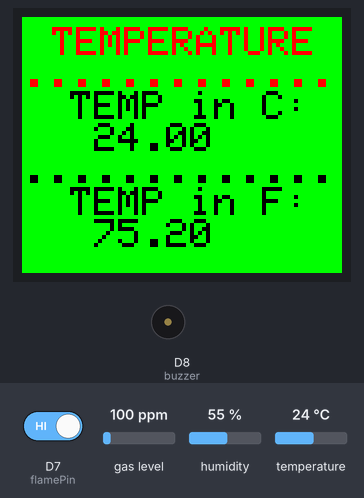
Simulated run of this sketch. Board: ESP8266 (NodeMCU). On the bench: 160×128 colour display, buzzer (waves = sounding). Inputs (shaded band) come from the test bench; at power-on: D7 (flamePin) HIGH, temperature 24 °C, gas level 100 ppm, humidity 55 %. WiFi joins after 1.5 s; servers stay silent unless stated; what the sketch prints to the serial monitor is not drawn.

Above: at 11.2 s.
11.3 s: D7 (flamePin) driven LOW
At 19.5 s:
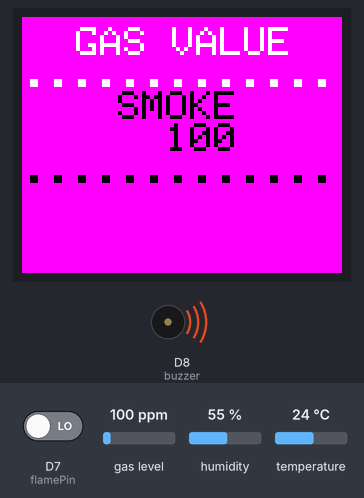
20.3 s: temperature set to 12 °C
At 34.2 s:
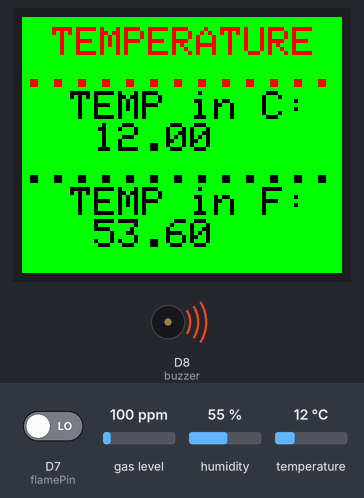
34.3 s: D7 (flamePin) driven HIGH
48.3 s: gas level set to 20 ppm
At 61.3 s:
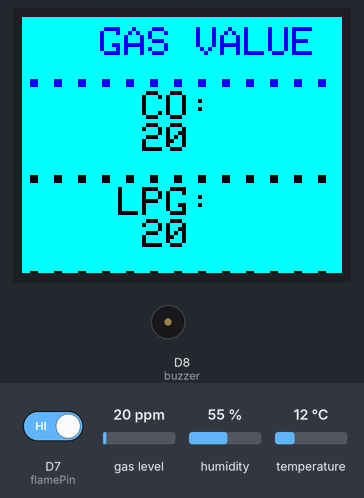
62.3 s: humidity set to 22 %
At 69.7 s:
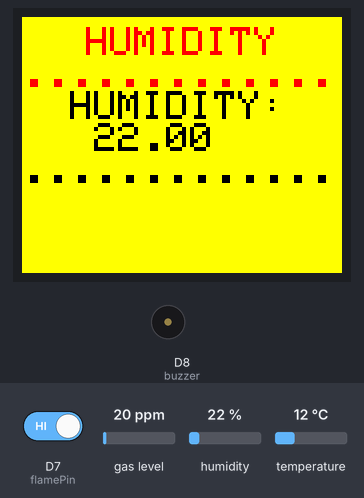
72.8 s: gas level set to 250 ppm
At 85.3 s:
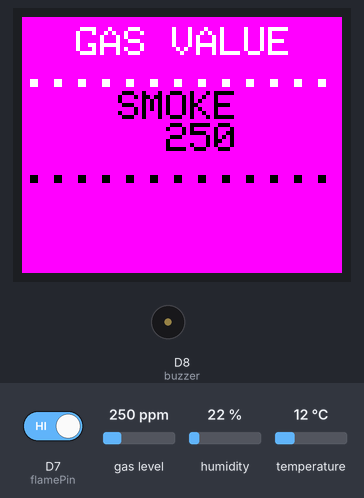
Timing chart, 0 to 86.8 s (numbered marks = the images above; inputs shaded):
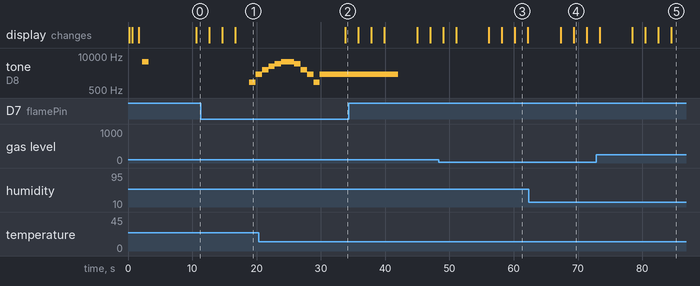

The sketch:

Firebase_test.ino
```cpp
#include <Adafruit_GFX.h>    // Core graphics library for TFT Dispaly
#include <Adafruit_ST7735.h> // Hardware-specific library for TFT Display
#include <SPI.h> //The Serial Peripheral Interface is a synchronous serial communication interface specification used for short-distance communication, primarily in embedded systems.
#include <MQ2.h>//MQ-2 Gas sensor library
#include <ESP8266WiFi.h>//ESP8266 Wi-Fi library for connecting the ESP8266 to the internet
#include <FirebaseArduino.h>//Libary for sending the data gathered by ESP8266 to Firebase Realtime Database
#include <DHT.h>//DHT-11 Temperature and Humidity sensor

/*Pin declaration of the 1.8" TFT display*/
#define TFT_CS     D1 //TFT Display CS Pin connected to D1 of the NodeMCU
#define TFT_RST    D3 //TFT Display Reset Pin connected to D3 of the NodeMCU
#define TFT_DC     D5 //TFT Display A0 Pin connected to D5 of the NodeMCU
#define TFT_SCLK D0  //TFT Display SCK Pin connected to D0 of the NodeMCU
#define TFT_MOSI D2  //TFT Display SDS Pin connected to D2 of the NodeMCU
Adafruit_ST7735 tft = Adafruit_ST7735(TFT_CS, TFT_DC, TFT_MOSI, TFT_SCLK, TFT_RST);

/*Declaration of the WIFI-SSID and Password*/
#define WIFI_SSID "Xperia XA1 Ultra_2634" //WIFI SSID hidden due to security reason
#define WIFI_PASSWORD "fb9085061cda" //WIFI Password hidden due to security reason
/*Declaration of the Firebase Host and authentication code*/
#define FIREBASE_HOST "testfirebase-a025c.firebaseio.com" //Firebase Host hidden due to security reason
#define FIREBASE_AUTH "2RBVeAtAtfBKjOvUmouO7BXPTdKX0ByK92xYWN3S" // Firebase Authentication Code hidden due to security reason


//Declaration of the sensors pin
const int flamePin = D7;//Flame senor's D0 pin connected to D7
int Flame = HIGH;//Flame sensor was set to HIGH mode
DHT dht;//The DHT term for the DHT 11 sensor will be used as "dht"
int Analog_Input = A0; // Analog Pin was declared as A0
int lpg, co, smoke;//Declaration of the integer for LPG, Smoke, CarbonMonoxide value
MQ2 mq2(Analog_Input);//The MQ2 term for the MQ-2 gas sensor will be used as "mq2" with A0 pin connected with the development board
const int buzzer = D8;// Declaration of the +V buzzer pin connected to pin no D8 of the Arduino


void setup(void) {
              Serial.begin(9600);
              Serial.print("Hello");
              // Use this initializer if you're using a 1.8" TFT
              tft.initR(INITR_BLACKTAB);   // initialize a ST7735S chip, black tab
              Serial.println("Initialized");
              //Used to calculate the intilisation time
              uint16_t time = millis();
              tft.fillScreen(ST7735_WHITE);//Sets the backgrund colur as white
              time = millis() - time;
              Serial.println(time, DEC);//Print the intilisation time of the TFT Display
              delay(500);
              tft.setRotation(1);//Rotate screen only 1 time
              tft.setCursor(50, 50);//Sets the cursor at x=50 and y=50
              tft.setTextColor(ST7735_BLACK);//Sets the text colour as black
              tft.setTextSize(2.5);//Sets the text size to 2.5
              tft.println("HELLO");//Prints HELLO
              tft.setTextSize(2.5);//Sets the text size to 2.5
              tft.print("   ALEKHAYA");//Prints ALEKHAYA with spaces
              delay(1000);//delays by 1000ms
              tft.fillScreen(ST7735_WHITE);//Sets the backgrund colur as white
              tft.setCursor(40, 50);//Sets the cursor at x=40 and y=50
              tft.setTextColor(ST7735_BLACK);//Sets the text colour as black
              tft.setTextSize(2.5);//Sets the text size to 2.5
              tft.print("LOADING");//Prints out LOADING
              delay(500);//delays by 500ms

              pinMode(buzzer, OUTPUT); //Specifying buzzer pin as output
              pinMode(flamePin, INPUT);//Specifying the flame digital pin as input
              tone(buzzer, 6000);//The buzzer produces a beeping noise at 6000Hz
              delay(1000);//Delays by 1000ms
              noTone(buzzer); //stops the beeping of the buzzer

              dht.setup(D6);//DHT11 initialization
              delay(2000);//delays by 2000ms
              Serial.println('\n');
              mq2.begin();//MQ-2 Gas Sensor initialization
              wifiConnect(); //User defined function
              Firebase.begin(FIREBASE_HOST, FIREBASE_AUTH);//Firebase initialization
              delay(10);
}


void loop()
{
                 /* DHT11 sensor*/
                  delay(dht.getMinimumSamplingPeriod()); //Delay of amount equal to sampling period
                  float humidity = dht.getHumidity();// Get humidity value measured by the DHT 11 sensor in percentage
                  float temperature = dht.getTemperature();//Get temperature value measured by the DHT 11 sensor in celsius
                  float temperature_F=temperature*9/5+32;//Convert the temperature value measured by the DHT 11 sensor in celsius to Fahrenheit
                  Firebase.setFloat("DHT/Json/temp",temperature); //Create and update the Celsius value on Firebase
                  Firebase.setFloat("DHT/Json/temp_F",temperature_F);//Create and update the Fahrenheit value on Firebase
                  Firebase.setFloat("DHT/Json/hum",humidity);//Create and update the Humidity value on Firebase

                  /*MQ-2 Gas sensor*/
                  float* values= mq2.read(true); //set it false if you don't want to print the values in the Serial
                  lpg = mq2.readLPG();
                  co = mq2.readCO();
                  smoke = mq2.readSmoke();
                  Firebase.setFloat("SmokeSensor/Json/smoke",smoke);
                  Firebase.setFloat("SmokeSensor/Json/co",co);
                  Firebase.setFloat("SmokeSensor/Json/lpg",lpg);

                /*TFT Display print*/
                  tft.setTextWrap(false);// If there are any extra characters, then the cursor will go to the next line and print the remaning characters
                  tft.setCursor(15, 5);
                  tft.setTextSize(2);
                  tft.fillScreen(ST7735_GREEN);
                  tft.setTextColor(ST7735_RED);

                  tft.println("TEMPERATURE");
                  tft.println(".................................");
                  tft.setTextColor(ST7735_BLACK);
                  tft.println("  TEMP in C:");
                  tft.print("   ");
                  tft.println(temperature);
                  tft.println(".................................");

                  tft.println("  TEMP in F:");
                  tft.print("   ");
                  tft.println( temperature_F);
                  delay(2000);


                  tft.setCursor(20, 5);
                  tft.setTextColor(ST7735_RED);
                  tft.setTextSize(2);
                  tft.fillScreen(ST7735_YELLOW );
                  tft.println(" HUMIDITY");
                  tft.println(".................................");
                  tft.setTextColor(ST7735_BLACK);
                  tft.println("  HUMIDITY:");
                  tft.print("   ");
                  tft.println(humidity);
                  tft.println(".................................");
                  delay(2000);

                  tft.setCursor(15, 5);
                  tft.setTextColor(ST7735_BLUE);
                  tft.setTextSize(2);
                  tft.fillScreen(ST7735_CYAN );
                  tft.println("  GAS VALUE");
                  tft.println(".................................");
                  tft.setTextColor(ST7735_BLACK);
                  tft.println("     CO:");
                  tft.print("     ");
                  tft.println(co);
                  tft.println(".................................");
                  tft.println("    LPG:");
                  tft.print("     ");
                  tft.println(lpg);
                  tft.println(".................................");
                  delay(2000);

                  tft.setCursor(15, 5);
                  tft.setTextColor(ST7735_WHITE);
                  tft.setTextSize(2);
                  tft.fillScreen(ST7735_MAGENTA);
                  tft.println(" GAS VALUE");
                  tft.println(".................................");
                  tft.setTextColor(ST7735_BLACK);
                  tft.println("    SMOKE");
                  tft.print("      ");
                  tft.println(smoke);
                  tft.println(".................................");
                  delay(2000);


                  Flame = digitalRead(flamePin);
                  if (Flame== LOW)
                  {
                         Firebase.setFloat("FIRE",1);
                         tone(buzzer, 1000);
                        delay(1000);
                        tone(buzzer, 2000);
                        delay(1000);
                        tone(buzzer, 3000);
                        delay(1000);
                        tone(buzzer, 4000);
                        delay(1000);
                        tone(buzzer, 5000);
                        delay(1000);
                        tone(buzzer, 6000);// Send 1KHz sound signal...
                        delay(1000);
                        tone(buzzer, 6000);
                        delay(1000);
                        tone(buzzer, 5000);
                        delay(1000);
                        tone(buzzer, 3000);
                        delay(1000);
                        tone(buzzer, 2000);
                        delay(1000);
                        tone(buzzer, 1000);
                        delay(1000);// Send 1KHz sound signal...
                        tone(buzzer, 2000);
                        delay(1000);
                  }
                  else
                  {
                        Firebase.setFloat("FIRE",0);
                        noTone(buzzer);
                  }


                if(WiFi.status() != WL_CONNECTED)
                {
                  wifiConnect();
                }
                delay(10);

}

void wifiConnect()
{
  WiFi.begin(WIFI_SSID, WIFI_PASSWORD); //initialize the Wi-Fi connection between Wi-Fi source and ESP8266
  Serial.print("Connecting to ");
  Serial.print(WIFI_SSID);
  Serial.println(" ...");

  int teller = 0;
  while (WiFi.status() != WL_CONNECTED)
  {                                       // Wait for the Wi-Fi to connect
    delay(1000);
    Serial.print(++teller); //Print the number of times Wi-Fi connection was tried to established
    Serial.print(' ');
  }

  Serial.println('\n');
  Serial.println("Connection established!");
  Serial.print("IP address:\t");
  Serial.println(WiFi.localIP());         // Send the IP address of the ESP8266 to the computer
}
//void tftPrintTest() {
//  tft.setRotation(1);
//  String txt = "Hi Iam Alek";
//  tft.setTextWrap(false);
//  //tft.fillScreen(ST7735_BLACK);
//  tft.setCursor(0, 0);
//  tft.setTextColor(ST7735_RED);
//  tft.setTextSize(2);
//  a=Firebase.getFloat("SmokeSensor/Json/smoke",smoke);
//  tft.println(a);
//  delay(500);
//  tft.setTextColor(ST7735_WHITE);
//  tft.println(txt);
//  delay(500);
//  tft.setTextColor(ST7735_YELLOW);
//  tft.println(txt);
//  delay(500);
//  tft.setTextColor(ST7735_BLUE);
//  tft.println(txt);
//  delay(500);
//  tft.setTextColor(ST7735_GREEN);
//  tft.println(txt);
//  delay(500);
//  tft.setTextColor(ST7735_WHITE);
//  tft.println("");
//  tft.println("   DOT COM");
//  delay(2000);
//}
```

Measured:
- after the input at 11.3 s, tone on D8 (buzzer): silent → 1000 Hz after 7.6 s, → 2000 Hz 1.0 s later
- after the input at 20.3 s, the display: changes after 13.5 s (image 2)
- what the display in image 3 shows lasts 2.0 s, from 60.2 s to 62.2 s
